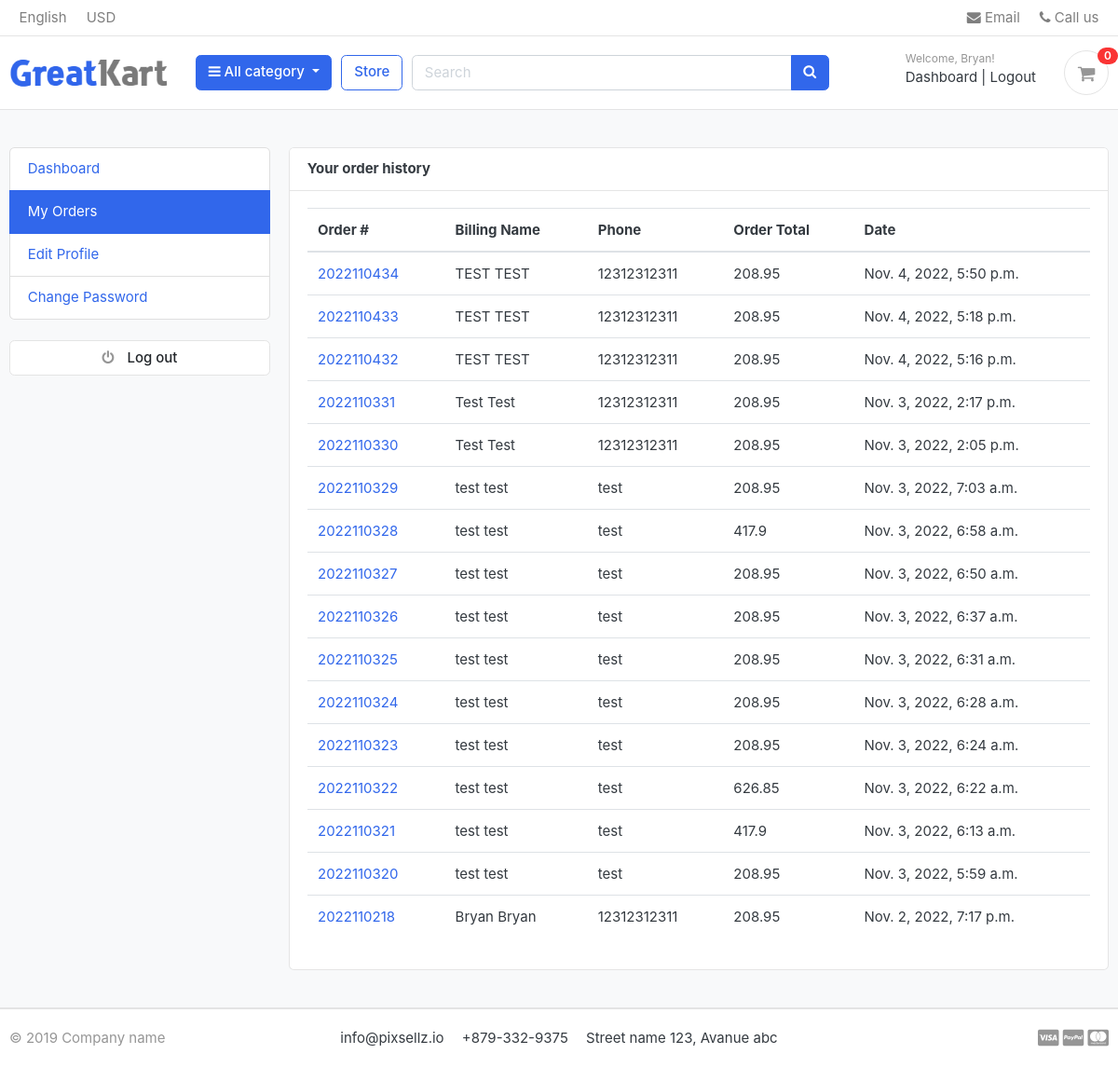
Page /accounts/my_orders/ (signed in) on the earlier database version.
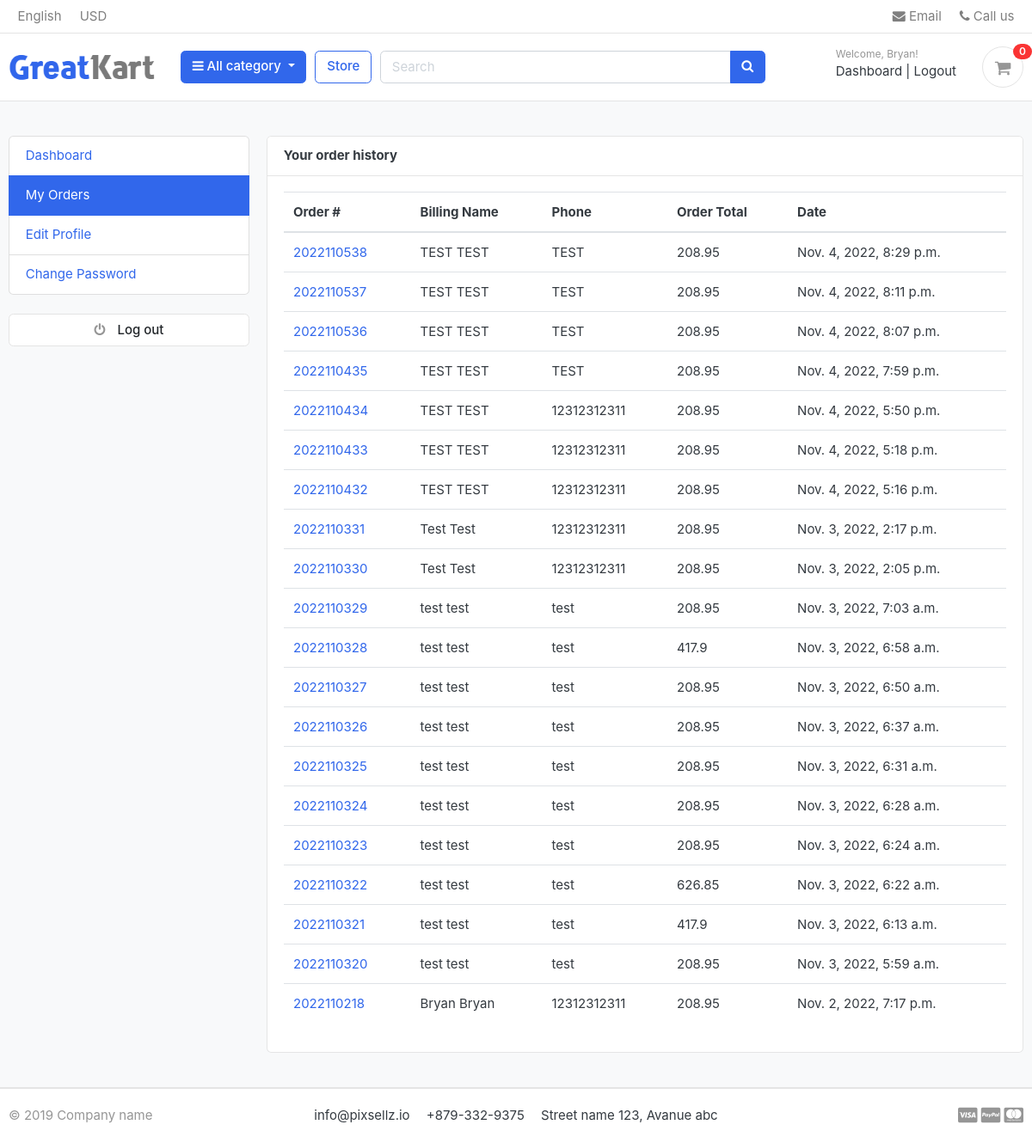
Same page on the later database version.
### orders/models.py (models this page shows, shortened)
class Order(models.Model):
    STATUS = (
        ('New', 'New'),
        ('Accepted', 'Accepted'),
        ('Completed', 'Completed'),
        ('Cancelled', 'Cancelled'),
    )
    user = models.ForeignKey(Account, on_delete=models.SET_NULL, null=True)
    payment = models.ForeignKey(Payment, on_delete=models.SET_NULL, blank=True, null=True)
    order_number = models.CharField(max_length=20)
    first_name = models.CharField(max_length=50)
    last_name = models.CharField(max_length=50)
    phone = models.CharField(max_length=15)
    email = models.EmailField(max_length=50)
    address_line_1 = models.CharField(max_length=50)
    address_line_2 = models.CharField(max_length=50, blank=True)
    country = models.CharField(max_length=50)
    state = models.CharField(max_length=50)
    city = models.CharField(max_length=50)
    order_note = models.CharField(max_length=100, blank=True)
    order_total = models.FloatField()
    tax = models.FloatField(null=True)
    status = models.CharField(max_length=10, choices=STATUS, default='New')
    ip = models.CharField(max_length=20, blank=True)
    is_ordered = models.BooleanField(default=False)
    created_at = models.DateTimeField(auto_now_add=True)
    updated_at = models.DateTimeField(auto_now=True)
    def full_name(self):
        return f'{self.first_name} {self.last_name}'

### accounts/views.py (the view)
# urls.py: path('my_orders/', views.my_orders, name='my_orders'),
@login_required(login_url='login')
def my_orders(request):
    orders = Order.objects.filter(user=request.user, is_ordered=True).order_by('-created_at')
    context = {
        'orders': orders,
    }
    return render(request, 'accounts/my_orders.html', context)

### carts/context_processors.py (called while the page is built)
def counter(request):
    cart_count = 0
    if 'admin' in request.path:
        return {}
    else:
        try:
            cart = Cart.objects.filter(cart_id=_cart_id(request))
            if request.user.is_authenticated:
                cart_items = CartItem.objects.all().filter(user=request.user)
            else:
                cart_items = CartItem.objects.all().filter(cart=cart[:1])
            for cart_item in cart_items:
                cart_count += cart_item.quantity
        except Cart.DoesNotExist:
            cart_count = 0
    return dict(cart_count=cart_count)

### carts/views.py (called while the page is built)
def _cart_id(request):
    cart = request.session.session_key
    if not cart:
        cart = request.session.create()
    return cart

### category/context_processors.py (called while the page is built)
def menu_links(request):
    links = Category.objects.all()
    return dict(links=links)

### category/models.py (called while the page is built)
    def get_url(self):
        return reverse('products_by_category', args=[self.slug])

### templates/accounts/my_orders.html (shortened to what this page needs)
{% extends "base.html" %}
{% load static %}
{% block content %}
<section class="section-conten padding-y bg">
    <div class="container">
        <div class="row">
            {% include "includes/dashboard_sidebar.html" %}
            <main class="col-md-9">
                <article class="card">
                    <header class="card-header">
                        <strong class="d-inline-block mr-3">Your order history</strong>
                    </header>
                    <div class="card-body">
                        <div class="row">
                            <div class="col-md-12">
                                <table class="table table-hover">
                                    <thead>
                                    <tr>
                                        <th scope="col">Order #</th>
                                        <th scope="col">Billing Name</th>
                                        <th scope="col">Phone</th>
                                        <th scope="col">Order Total</th>
                                        <th scope="col">Date</th>
                                    </tr>
                                    </thead>
                                    <tbody>
                                    {% for order in orders %}
                                    <tr>
                                        <td><a href="{% url 'order_detail' order_id=order.order_number %}">{{ order.order_number}}</a></td>
                                        <td>{{ order.full_name }}</td>
                                        <td>{{ order.phone}}</td>
                                        <td>{{ order.order_total }}</td>
                                        <td>{{ order.created_at}}</td>
                                    </tr>
                                    {% endfor %}
                                    </tbody>
                                </table>
                            </div>
                        </div>
                    </div>
                </article>
            </main>
        </div>
    </div>
</section>
{% endblock content %}

Differences in the rows shown:
added Order: order_number "2022110538", full_name "TEST TEST", phone "TEST", order_total "208.95", created_at "Nov. 4, 2022, 8:29 p.m."
added Order: order_number "2022110537", full_name "TEST TEST", phone "TEST", order_total "208.95", created_at "Nov. 4, 2022, 8:11 p.m."
added Order: order_number "2022110536", full_name "TEST TEST", phone "TEST", order_total "208.95", created_at "Nov. 4, 2022, 8:07 p.m."
added Order: order_number "2022110435", full_name "TEST TEST", phone "TEST", order_total "208.95", created_at "Nov. 4, 2022, 7:59 p.m."
